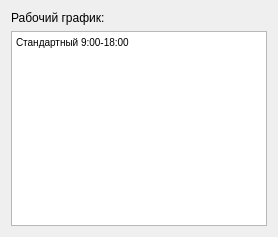
<?xml version="1.0" encoding="UTF-8"?>
<ui version="4.0">
 <class>ShowWorkScheduleWidget</class>
 <widget class="QWidget" name="ShowWorkScheduleWidget">
  <property name="geometry">
   <rect>
    <x>0</x>
    <y>0</y>
    <width>278</width>
    <height>237</height>
   </rect>
  </property>
  <property name="windowTitle">
   <string>Form</string>
  </property>
  <layout class="QVBoxLayout" name="verticalLayout">
   <item>
    <widget class="QLabel" name="label">
     <property name="text">
      <string>Рабочий график:</string>
     </property>
    </widget>
   </item>
   <item>
    <widget class="QTextBrowser" name="textBrowser">
     <property name="html">
      <string>&lt;!DOCTYPE HTML PUBLIC &quot;-//W3C//DTD HTML 4.0//EN&quot; &quot;http://www.w3.org/TR/REC-html40/strict.dtd&quot;&gt;
&lt;html&gt;&lt;head&gt;&lt;meta name=&quot;qrichtext&quot; content=&quot;1&quot; /&gt;&lt;style type=&quot;text/css&quot;&gt;
p, li { white-space: pre-wrap; }
&lt;/style&gt;&lt;/head&gt;&lt;body style=&quot; font-family:'MS Shell Dlg 2'; font-size:7.8pt; font-weight:400; font-style:normal;&quot;&gt;
&lt;p style=&quot; margin-top:0px; margin-bottom:0px; margin-left:0px; margin-right:0px; -qt-block-indent:0; text-indent:0px;&quot;&gt;Стандартный 9:00-18:00&lt;/p&gt;&lt;/body&gt;&lt;/html&gt;</string>
     </property>
    </widget>
   </item>
  </layout>
 </widget>
 <resources/>
 <connections/>
</ui>
